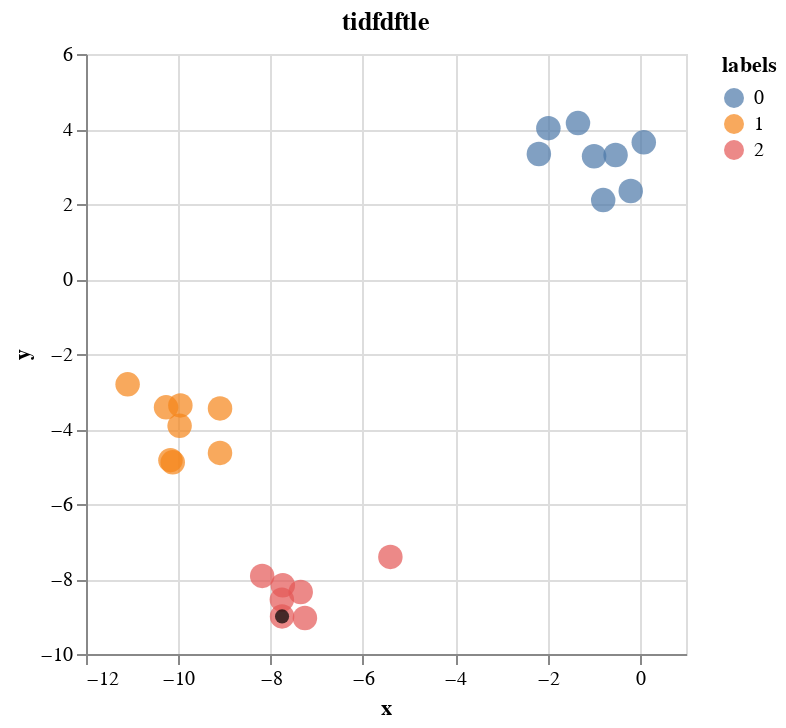

Notebook cell for this chart:
### Code cell
chart2 = alt.Chart(df_temp).mark_point(filled=True, size=50).encode(
    x='x',
    y='y',
    color=alt.value('black')
)
chart1 + chart2

### Figure 1 — Vega-Lite specification as saved in the notebook (floating-point values rounded to 4 significant figures)
{"config": {"view": {"continuousWidth": 300, "continuousHeight": 300}}, "layer": [{"data": {"name": "data-dfa7ac4fce18942de33450ca44c26c0a"}, "mark": {"type": "point", "filled": true, "size": 150}, "encoding": {"color": {"field": "labels", "type": "nominal"}, "x": {"field": "x", "type": "quantitative"}, "y": {"field": "y", "type": "quantitative"}}, "title": "tidfdftle"}, {"data": {"name": "data-e8697c767e2584e5aa7af840c6fd02ea"}, "mark": {"type": "point", "filled": true, "size": 50}, "encoding": {"color": {"value": "black"}, "x": {"field": "x", "type": "quantitative"}, "y": {"field": "y", "type": "quantitative"}}}], "$schema": "https://vega.github.io/schema/vega-lite/v5.16.3.json", "datasets": {"data-dfa7ac4fce18942de33450ca44c26c0a": [{"x": -7.752, "y": -8.998, "labels": 2}, {"x": -7.736, "y": -8.166, "labels": 2}, {"x": -0.7942, "y": 2.105, "labels": 0}, {"x": -10.17, "y": -4.831, "labels": 1}, {"x": -11.1, "y": -2.809, "labels": 1}, {"x": -9.096, "y": -3.451, "labels": 1}, {"x": -7.257, "y": -9.041, "labels": 2}, {"x": -9.097, "y": -4.637, "labels": 1}, {"x": 0.08525, "y": 3.645, "labels": 0}, {"x": -10.12, "y": -4.889, "labels": 1}, {"x": -1.982, "y": 4.022, "labels": 0}, {"x": -0.1975, "y": 2.346, "labels": 0}, {"x": -0.5258, "y": 3.307, "labels": 0}, {"x": -7.757, "y": -8.55, "labels": 2}, {"x": -5.405, "y": -7.411, "labels": 2}, {"x": -9.955, "y": -3.371, "labels": 1}, {"x": -2.188, "y": 3.334, "labels": 0}, {"x": -1.341, "y": 4.157, "labels": 0}, {"x": -10.27, "y": -3.423, "labels": 1}, {"x": -8.182, "y": -7.919, "labels": 2}, {"x": -0.9918, "y": 3.274, "labels": 0}, {"x": -9.972, "y": -3.916, "labels": 1}, {"x": -7.348, "y": -8.348, "labels": 2}], "data-e8697c767e2584e5aa7af840c6fd02ea": [{"x": -7.752, "y": -8.998}]}}
